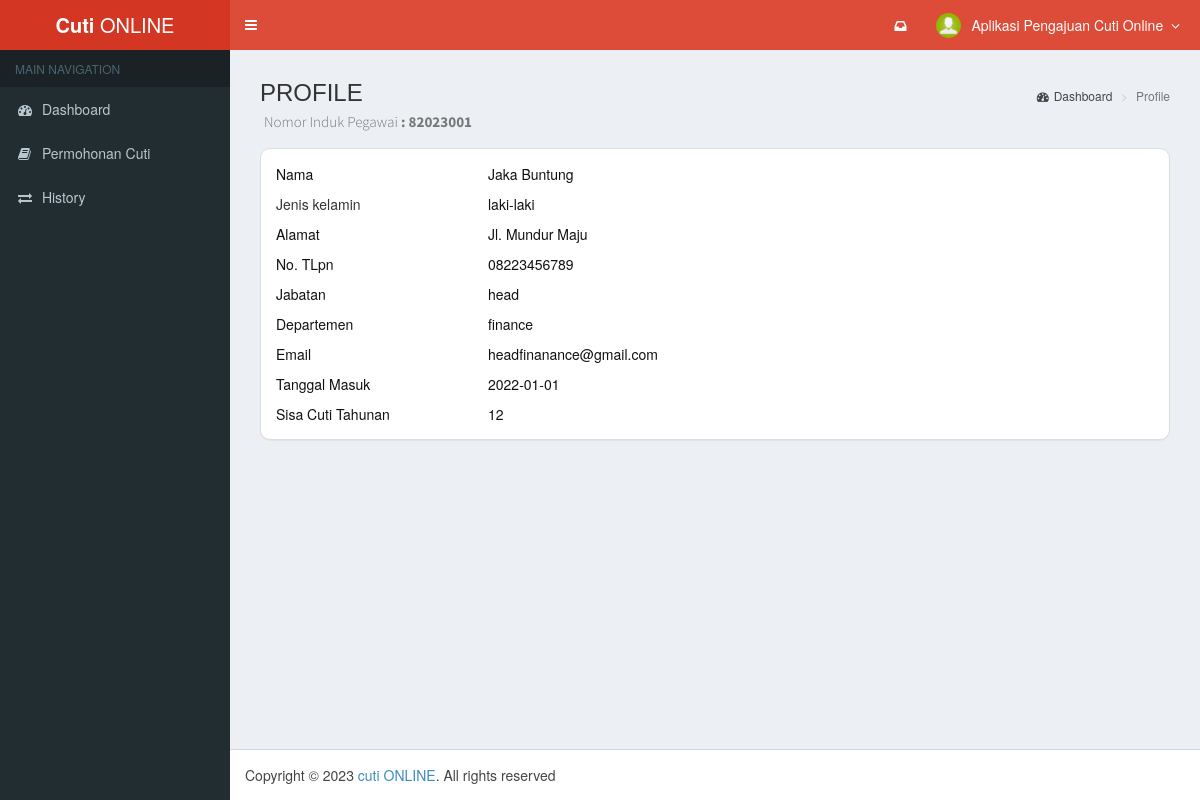
Screenshot of /home-pegawai.php (signed in) with the database file from the repository.
### tables this page shows
CREATE TABLE `tb_users` (
  `nik` varchar(10) NOT NULL,
  `username` varchar(64) NOT NULL,
  `password` varchar(255) NOT NULL,
  `nama_peg` varchar(255) NOT NULL,
  `jk` varchar(255) NOT NULL,
  `jabatan` varchar(255) NOT NULL,
  `hak_akses` varchar(20) NOT NULL,
  `tmpt_lahir` varchar(255) NOT NULL,
  `tgl_lahir` date NOT NULL,
  `agama` varchar(255) NOT NULL,
  `status` varchar(255) NOT NULL,
  `telp` varchar(255) NOT NULL,
  `alamat` text NOT NULL,
  `hak_cuti_tahunan` int(11) NOT NULL,
  `cuti_hamil` int(11) NOT NULL,
  `email` varchar(255) NOT NULL,
  `departemen` varchar(255) NOT NULL,
  `tgl_masuk` date NOT NULL,
  `soft_delete` tinyint(1) NOT NULL DEFAULT 0,
  `id_atas` varchar(255) DEFAULT NULL,
  `approval` tinyint(1) DEFAULT 0
);

### dashboard-pegawai.php (the view, shortened to what this page needs)
<section class="content-header">
  <h1>PROFILE</h1>
  <h1><small>Nomor Induk Pegawai<b> :
        <?= $_SESSION['nik'] ?></b>
    </small></h1>
  <ol class="breadcrumb">
    <li><a href="home-admin.php"><i class="fa fa-dashboard"></i>Dashboard</a></li>
    <li class="active">Profile</li>
  </ol>
</section>
<?php
include './dist/koneksi.php';
$ambilData = mysqli_query($con, "SELECT * FROM tb_users WHERE nik='$_SESSION[nik]'");
$hasil = mysqli_fetch_array($ambilData);
?>
<section class="content">
  <div class="panel panel-default" style="background-color: white;border-radius:10px">
    <div class="panel-body">
      <div class="row">
        <div class="col-xs-3">
          <div class="text-black">Nama</a></div>
        </div>
        <div class="col-xs-">
          <div class="text-black"><?= $hasil['nama_peg']; ?></div>
        </div>
      </div>
      <div class="row" style="margin-top: 10px;">
        <div class="col-xs-3">
          Jenis kelamin </div>
        <div class="col-xs-">
          <div class="text-black"><?= $hasil['jk']; ?></div>
        </div>
      </div>
      <div class="row" style="margin-top: 10px;">
        <div class="col-xs-3">
          <div class="text-black">Alamat</a></div>
        </div>
        <div class="col-xs-">
          <div class="text-black"><?= $hasil['alamat']; ?></div>
        </div>
      </div>
      <div class="row" style="margin-top: 10px;">
        <div class="col-xs-3">
          <div class="text-black">No. TLpn</a></div>
        </div>
        <div class="col-xs-">
          <div class="text-black"><?= $hasil['telp']; ?></div>
        </div>
      </div>
      <div class="row" style="margin-top: 10px;">
        <div class="col-xs-3">
          <div class="text-black">Jabatan</a></div>
        </div>
        <div class="col-xs-">
          <div class="text-black"><?= $hasil['jabatan']; ?></div>
        </div>
      </div>
      <div class="row" style="margin-top: 10px;">
        <div class="col-xs-3">
          <div class="text-black">Departemen</a></div>
        </div>
        <div class="col-xs-">
          <div class="text-black"><?= $hasil['departemen']; ?></div>
        </div>
      </div>
      <div class="row" style="margin-top: 10px;">
        <div class="col-xs-3">
          <div class="text-black">Email</a></div>
        </div>
        <div class="col-xs-">
          <div class="text-black"><?= $hasil['email']; ?></div>
        </div>
      </div>
      <div class="row" style="margin-top: 10px;">
        <div class="col-xs-3">
          <div class="text-black">Tanggal Masuk</a></div>
        </div>
        <div class="col-xs-">
          <div class="text-black"><?= $hasil['tgl_masuk']; ?></div>
        </div>
      </div>
      <div class="row" style="margin-top: 10px;">
        <div class="col-xs-3">
          <div class="text-black">Sisa Cuti Tahunan</a></div>
        </div>
        <div class="col-xs-">
          <div class="text-black"><?= $hasil['hak_cuti_tahunan']; ?></div>
        </div>
      </div>
    </div>
  </div>
</section>

### rows the page displays
tb_users: nama_peg "Jaka Buntung", jk "laki-laki", alamat "Jl. Mundur Maju", telp "08223456789", jabatan "head", departemen "finance", email "headfinanance@gmail.com", tgl_masuk "2022-01-01", hak_cuti_tahunan "12"

### other values shown
$_SESSION['nik'] "82023001"
